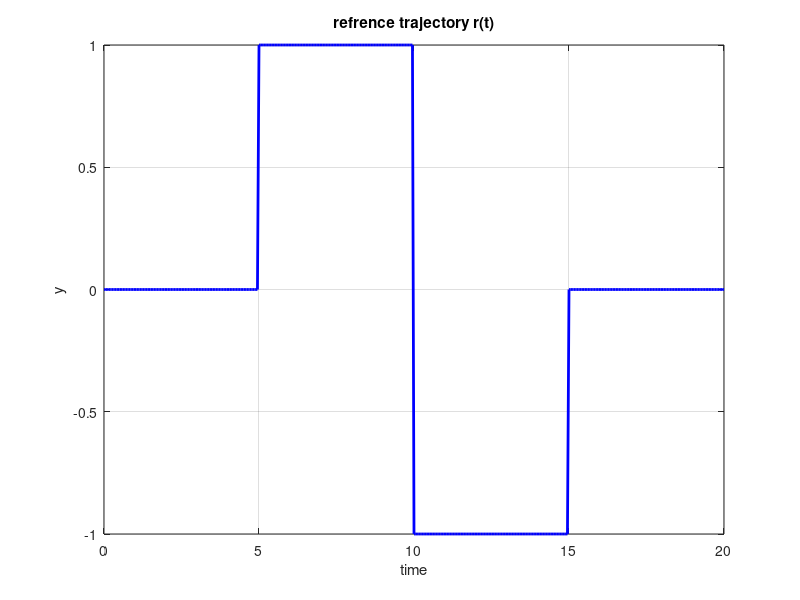
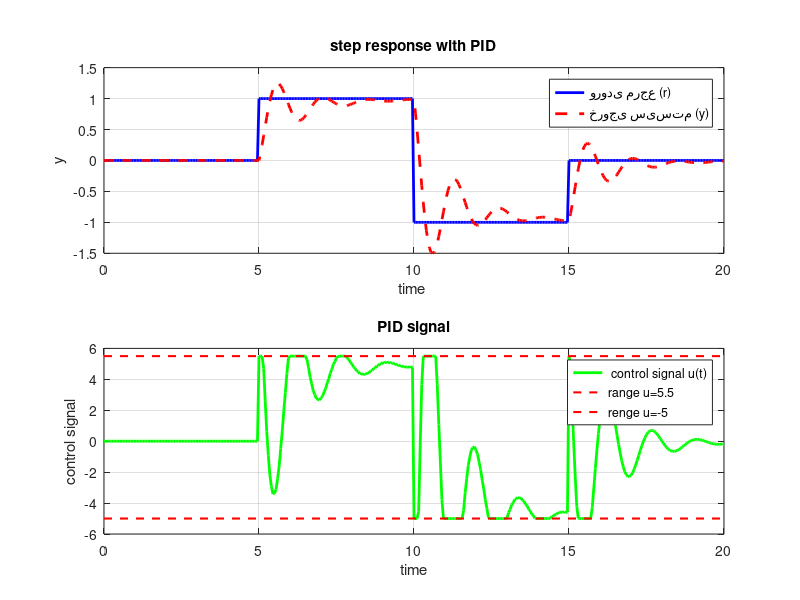

Recreate these plots in MATLAB, in order.
clc; clear; close all;

num = 1;
den = [1, 0.7, 5];
G_continuous = tf(num, den);

Ts = 0.05;
G_discrete = c2d(G_continuous, Ts, 'zoh');
%%============================================================================

t1 = 5;
t2 = 10;
t3 = 15;
t_final = 20;

time = 0:Ts:t_final;
N = length(time);

r = zeros(1, N); 
for k = 1:N
    t = time(k);
    if t >= t1 && t < t2
        r(k) = 1;
    elseif t >= t2 && t < t3
        r(k) = -1;
    elseif t >= t3
        r(k) = 0;
    end
end

figure('Name', 'Reference Signal', 'Position', [100, 100, 800, 400]);
plot(time, r, 'b-', 'LineWidth', 2);
grid on;
xlabel('time');
ylabel('y');
title('refrence trajectory r(t)');
xlim([0, t_final]);

%%=============================================================================

Kp = 15; 
Ki = 10;
Kd = 2;
C_pid_continuous = pid(Kp, Ki, Kd);

C_pid_discrete = c2d(C_pid_continuous, Ts, 'tustin');

system_pid = feedback(C_pid_discrete * G_discrete, 1);

y_pid = lsim(system_pid, r, time);

[A_G, B_G, C_G, D_G] = ssdata(G_discrete);
[A_C, B_C, C_C, D_C] = ssdata(C_pid_discrete);


n_xg = size(A_G, 1);
n_xc = size(A_C, 1); 

A_cl = [A_G - B_G*D_C*C_G, -B_G*C_C;
        B_C*C_G, A_C];
    
B_cl = [B_G*D_C; 
        B_C];

x = zeros(n_xg + n_xc, 1); 
y_pid2 = zeros(N, 1);
u_pid = zeros(N, 1);

for k = 1:N
    error = r(k) - y_pid2(k);
 
    if k == 1
        u_pid(k) = Kp * error; 
    else
        if k == 2
            sum_error = error * Ts;
            u_pid(k) = Kp * error + Ki * sum_error + Kd * (error - 0) / Ts;
            e_prev = error;
        else
            sum_error = sum_error + error * Ts;
            u_pid(k) = Kp * error + Ki * sum_error + Kd * (error - e_prev) / Ts;
            e_prev = error;
        end
    end
    
    u_pid(k) = max(-5, min(5.5, u_pid(k)));
    
    x_G = x(1:n_xg);
    y_new = C_G * x_G + D_G * u_pid(k);
    y_pid2(k) = y_new;
    
    x_G_new = A_G * x_G + B_G * u_pid(k);
    x(1:n_xg) = x_G_new;
end

%%========================================================================================
e_pid = r' - y_pid;
u_pid_simple = zeros(N, 1);
sum_e = 0;
e_prev = 0;

for k = 1:N
    sum_e = sum_e + e_pid(k) * Ts;
    u_pid_simple(k) = Kp * e_pid(k) + Ki * sum_e + Kd * (e_pid(k) - e_prev) / Ts;
    e_prev = e_pid(k);
    
    u_pid_simple(k) = max(-5, min(5.5, u_pid_simple(k)));
end

%%==========================================================================================

figure('Position', [100, 100, 1200, 800]);

subplot(2,1,1);
plot(time, r, 'b-', 'LineWidth', 2, 'DisplayName', 'ورودی مرجع (r)');
hold on;
plot(time, y_pid, 'r--', 'LineWidth', 2, 'DisplayName', 'خروجی سیستم (y)');
grid on;
xlabel('time ');
ylabel(' y ');
title('step response with PID');
legend('Location', 'best');
xlim([0, 20]);
ylim([-1.5, 1.5]);

subplot(2,1,2);
plot(time, u_pid_simple, 'g-', 'LineWidth', 2, 'DisplayName', ' control signal u(t)');
hold on;
plot([0, t_final], [5.5, 5.5], 'r--', 'LineWidth', 1.5, 'DisplayName', 'range u=5.5');
plot([0, t_final], [-5, -5], 'r--', 'LineWidth', 1.5, 'DisplayName', 'renge u=-5');
grid on;
xlabel('time');
ylabel('control signal');
title('PID signal');
legend('Location', 'best');
xlim([0, 20]);

%%-==========================================================================================

idx_pulse1_start = find(time >= t1, 1);
idx_pulse1_end = find(time >= t2, 1);
y_step1 = y_pid(idx_pulse1_start:idx_pulse1_end);
max_y1 = max(y_step1);
overshoot1 = max(0, (max_y1 - 1) / 1 * 100);

idx_pulse2_start = find(time >= t2, 1);
idx_pulse2_end = find(time >= t3, 1);
y_step2 = y_pid(idx_pulse2_start:idx_pulse2_end);
min_y2 = min(y_step2);

undershoot2 = max(0, (abs(min_y2 + 1)) / 1 * 100);

fprintf('\n======= Result PID =======\n');
fprintf('overshot step in t1: %.2f %%\n', overshoot1);
fprintf('unbershot step in t2 : %.2f %%\n', undershoot2);
fprintf('control signal range: min = %.2f, max = %.2f\n', min(u_pid_simple), max(u_pid_simple));
